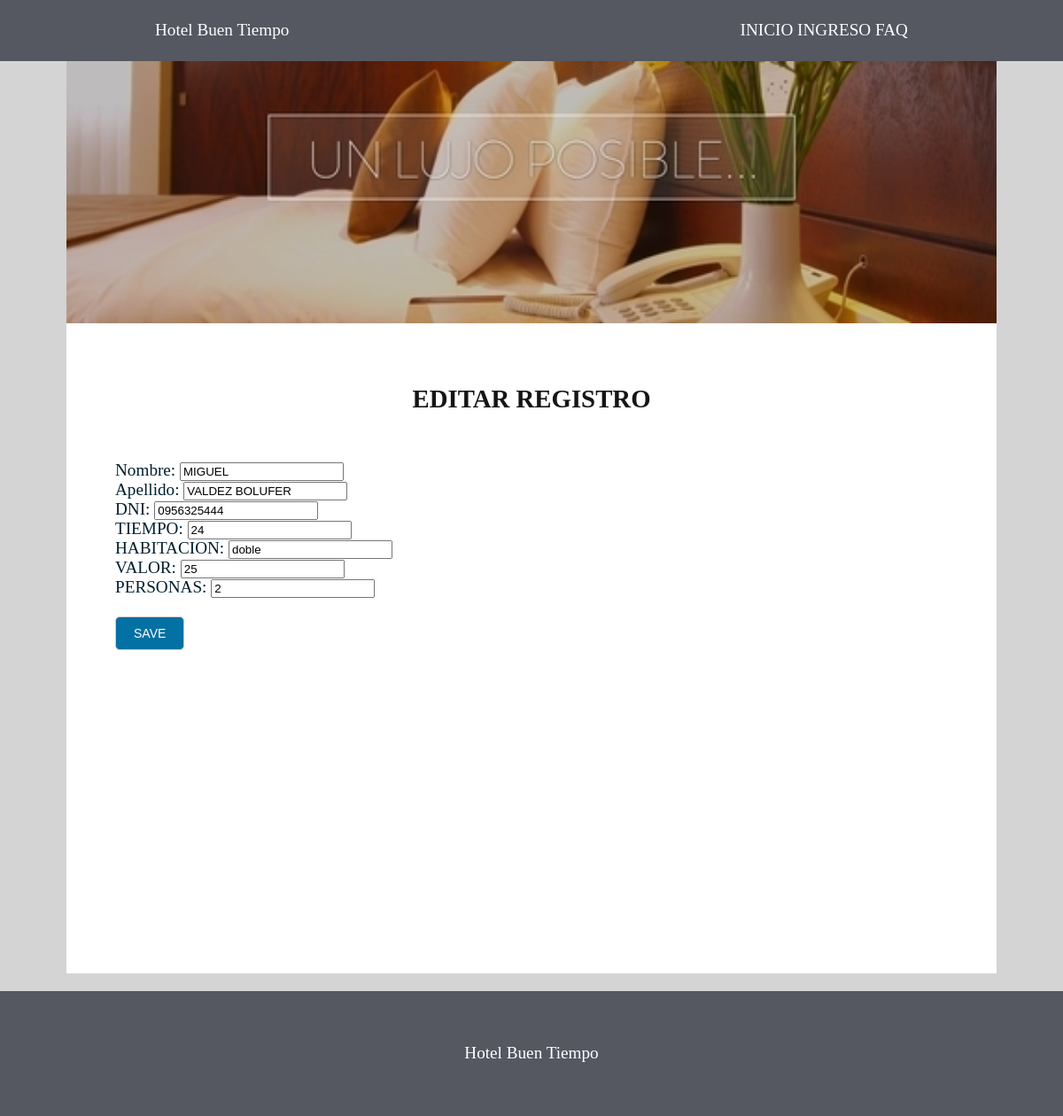
Page /modif_prod1.php?id=4 on the committed database.
### tables this page shows
CREATE TABLE `tblhotel` (
  `id` int(11) NOT NULL,
  `nombre` varchar(100) NOT NULL,
  `apellido` varchar(100) NOT NULL,
  `dni` varchar(99) NOT NULL,
  `tiempo` int(99) NOT NULL,
  `habitacion` varchar(200) NOT NULL,
  `valor` int(99) NOT NULL,
  `personas` int(99) NOT NULL
);

### modif_prod1.php (the view, shortened to what this page needs)
<?php
  $consulta=ConsultarPersona($_GET['id']);
  function ConsultarPersona( $id )
  {
   include 'conexion.php';
   $sentencia="SELECT * FROM tblhotel WHERE id='".$id."' ";
   $resultado= $conexion->query($sentencia) or die ("Error al consultar persona".mysqli_error($conexion));
   $fila=$resultado->fetch_assoc();
   return [
    $fila['id'],
    $fila['nombre'],
    $fila['apellido'],
    $fila['dni'],
    $fila['tiempo'],
    $fila['habitacion'],
    $fila['valor'],
    $fila['personas']
   ];
  }
?>
<html>
<head>
  <link rel="stylesheet" type="text/css" href="estilos.css">
  </head>
  <body>
    <header class="header">
      <div class="container logo-nav-container">
        Hotel Buen Tiempo
                <nav class="navigation">
          <ul class="show">
          <li><a href="index.php">INICIO</a></li>
          <li><a href="ingreso.php">INGRESO</a></li>
          <li><a href="faq.php">FAQ</a></li>
        </ul>
        </nav>
      </div>
    </header>
    <main class="main">
        <img src="images/portada.jpg" class="img-banner2">
    <br>
  <div class="parrafo">
    <span> <h1>EDITAR REGISTRO</h1> </span>
      <br>
    <form action="modif_prod2.php" method="POST" style="border-collapse: separate; border-spacing: 10px 5px;">
      <input type="hidden" id="id" name="id" value="<?php echo $consulta[0] ?>" disable><br>
      <label>Nombre: </label>
      <input type="text" id="nombre" name="nombre" value="<?php echo $consulta[1] ?>"><br>
      <label>Apellido: </label>
      <input type="text" id="apellido" name="apellido" value="<?php echo $consulta[2] ?>"><br>
      <label>DNI: </label>
      <input type="text" id="dni" name="dni" value="<?php echo $consulta[3] ?>"><br>
      <label>TIEMPO: </label>
      <input type="text" id="tiempo" name="tiempo" value="<?php echo $consulta[4] ?>"><br>
      <label>HABITACION: </label>
      <input type="text" id="habitacion" name="habitacion" value="<?php echo $consulta[5] ?>"><br>
      <label>VALOR: </label>
      <input type="text" id="valor" name="valor" value="<?php echo $consulta[6] ?>"><br>
      <label>PERSONAS: </label>
      <input type="text" id="personas" name="personas" value="<?php echo $consulta[7] ?>"><br>
      <br>
      <button type="submit" class="btn btn-success">SAVE</button>
     </form>
<br><br><br><br><br><br><br><br><br><br><br><br><br><br>
      </div>
      </main>
      <footer class="footer" >
        <div class="contiene" >
          <p>
Hotel Buen Tiempo          </p>
        </div>
      </footer>
  </body>
  </html>

### estilos.css (style rules this page uses)
body { background: #d4d4d4; ffont-family: 'Piazzolla', serif; color:#021F2F; font-size: 1.2rem; line-height: 1.3rem; margin:0; }
p { margin: 55px 0px; font-family: 'Piazzolla', serif; }
.container { display: inline-block; width: 85%; max-width: 850px; margin:0 auto; }
.parrafo { max-width: 1050px; margin-bottom: 20px; padding: 55px; }
.main h1 { text-align: center; color: #151515; font-family: 'Sansita Swashed', cursive; }
.header { background: #555761; color:white; padding:1rem 0; position: fixed; left:0; top: 0; right: 0; }
.header a { color:white; text-decoration: none; align-items: center; }
.logo-nav-container { display: flex; justify-content: space-between; align-items: center; flex-wrap: wrap; }
.navigation ul { margin:0; padding: 0; list-style: none; }
.navigation ul li { display: inline-block; }
.navigation ul li a { display: block; padding: 0.5rem 0; transition: all 0.4s linear; border-radius: 5px; }
.main { width: 95%; max-width: 1050px; margin:0 auto; background: white; }
.footer { background: #555761; padding: 0.3rem 0; text-align: center; margin-top: 0.5rem; color:white; }
h1 { color: #273445; font:bold; font-size: 150%; }
form .btn { border: 1px solid #ccc; border-radius: 5px; box-shadow: 0 1px 1px rgba(0, 0, 0, 0.075) inset; color: #fff; display: block; font-size: 14px; background: rgb(3, 113, 163); margin-bottom: 15px; padding: 10px 20px; margin-right: 10px; outline: medium none; cursor: pointer; }
.img-banner2 { text-align: center; width: 100%; height: auto; }

### rows in the picture
tblhotel: nombre "MIGUEL", apellido "VALDEZ BOLUFER", dni "0956325444", tiempo "24", habitacion "doble", valor "25", personas "2"
